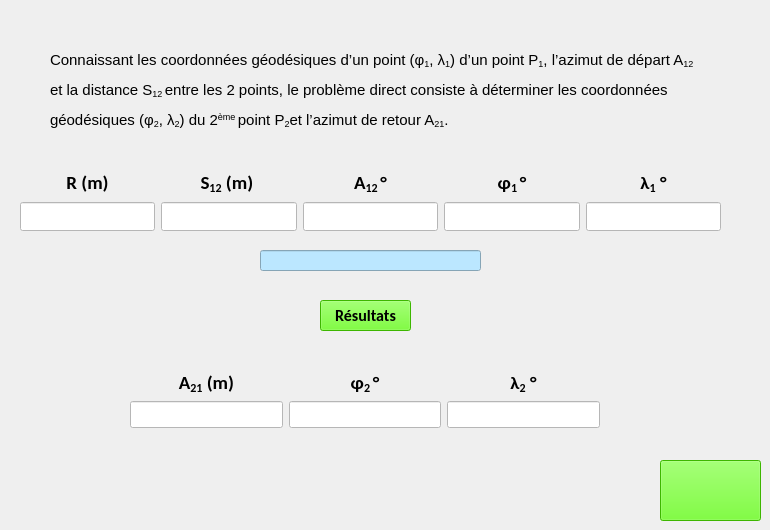
          <widget class="QWidget" name="tab_5_1">
           <attribute name="title">
            <string>Résolution du problème direct</string>
           </attribute>
           <widget class="QPushButton" name="PB_hp7">
            <property name="geometry">
             <rect>
              <x>660</x>
              <y>460</y>
              <width>101</width>
              <height>61</height>
             </rect>
            </property>
            <property name="font">
             <font>
              <weight>75</weight>
              <bold>true</bold>
             </font>
            </property>
            <property name="styleSheet">
             <string notr="true">background-color:rgb(85, 255, 0)</string>
            </property>
            <property name="text">
             <string/>
            </property>
            <property name="icon">
             <iconset>
              <normaloff>pictures/78-781325_next-button-clipart-panah-purple-next-button-png.png</normaloff>pictures/78-781325_next-button-clipart-panah-purple-next-button-png.png</iconset>
            </property>
            <property name="iconSize">
             <size>
              <width>50</width>
              <height>50</height>
             </size>
            </property>
           </widget>
           <widget class="QLabel" name="label_121">
            <property name="geometry">
             <rect>
              <x>50</x>
              <y>40</y>
              <width>651</width>
              <height>101</height>
             </rect>
            </property>
            <property name="font">
             <font>
              <family>MS Shell Dlg 2</family>
              <pointsize>11</pointsize>
              <weight>50</weight>
              <italic>false</italic>
              <bold>false</bold>
             </font>
            </property>
            <property name="styleSheet">
             <string notr="true">font: 11pt &quot;MS Shell Dlg 2&quot;;</string>
            </property>
            <property name="text">
             <string>&lt;html&gt;&lt;head/&gt;&lt;body&gt;&lt;p&gt;&lt;span style=&quot; color:#000000;&quot;&gt;Connaissant les coordonnées géodésiques d’un point (φ&lt;/span&gt;&lt;span style=&quot; color:#000000; vertical-align:sub;&quot;&gt;1&lt;/span&gt;&lt;span style=&quot; color:#000000;&quot;&gt;, λ&lt;/span&gt;&lt;span style=&quot; color:#000000; vertical-align:sub;&quot;&gt;1&lt;/span&gt;&lt;span style=&quot; color:#000000;&quot;&gt;) d’un point P&lt;/span&gt;&lt;span style=&quot; color:#000000; vertical-align:sub;&quot;&gt;1&lt;/span&gt;&lt;span style=&quot; color:#000000;&quot;&gt;, l’azimut de départ A&lt;/span&gt;&lt;span style=&quot; color:#000000; vertical-align:sub;&quot;&gt;12 &lt;/span&gt;&lt;/p&gt;&lt;p&gt;&lt;span style=&quot; color:#000000;&quot;&gt;et la distance S&lt;/span&gt;&lt;span style=&quot; color:#000000; vertical-align:sub;&quot;&gt;12 &lt;/span&gt;&lt;span style=&quot; color:#000000;&quot;&gt;entre les 2 points, le problème direct consiste à déterminer les coordonnées&lt;/span&gt;&lt;/p&gt;&lt;p&gt;&lt;span style=&quot; color:#000000;&quot;&gt;géodésiques (φ&lt;/span&gt;&lt;span style=&quot; color:#000000; vertical-align:sub;&quot;&gt;2&lt;/span&gt;&lt;span style=&quot; color:#000000;&quot;&gt;, λ&lt;/span&gt;&lt;span style=&quot; color:#000000; vertical-align:sub;&quot;&gt;2&lt;/span&gt;&lt;span style=&quot; color:#000000;&quot;&gt;) du 2&lt;/span&gt;&lt;span style=&quot; color:#000000; vertical-align:super;&quot;&gt;ème &lt;/span&gt;&lt;span style=&quot; color:#000000;&quot;&gt;point P&lt;/span&gt;&lt;span style=&quot; color:#000000; vertical-align:sub;&quot;&gt;2&lt;/span&gt;&lt;span style=&quot; color:#000000;&quot;&gt;et l’azimut de retour A&lt;/span&gt;&lt;span style=&quot; color:#000000; vertical-align:sub;&quot;&gt;21&lt;/span&gt;&lt;span style=&quot; color:#000000;&quot;&gt;. &lt;/span&gt;&lt;/p&gt;&lt;/body&gt;&lt;/html&gt;</string>
            </property>
           </widget>
           <widget class="QPushButton" name="PB_probDirect">
            <property name="geometry">
             <rect>
              <x>320</x>
              <y>300</y>
              <width>91</width>
              <height>31</height>
             </rect>
            </property>
            <property name="font">
             <font>
              <family>Calibri</family>
              <pointsize>12</pointsize>
              <weight>75</weight>
              <bold>true</bold>
             </font>
            </property>
            <property name="styleSheet">
             <string notr="true">background-color: rgb(85, 255, 0);</string>
            </property>
            <property name="text">
             <string>Résultats</string>
            </property>
           </widget>
           <widget class="QLineEdit" name="cond9">
            <property name="geometry">
             <rect>
              <x>260</x>
              <y>250</y>
              <width>221</width>
              <height>21</height>
             </rect>
            </property>
            <property name="palette">
             <palette>
              <active>
               <colorrole role="WindowText">
                <brush brushstyle="SolidPattern">
                 <color alpha="255">
                  <red>255</red>
                  <green>0</green>
                  <blue>0</blue>
                 </color>
                </brush>
               </colorrole>
               <colorrole role="Button">
                <brush brushstyle="SolidPattern">
                 <color alpha="255">
                  <red>187</red>
                  <green>231</green>
                  <blue>255</blue>
                 </color>
                </brush>
               </colorrole>
               <colorrole role="Base">
                <brush brushstyle="SolidPattern">
                 <color alpha="255">
                  <red>187</red>
                  <green>231</green>
                  <blue>255</blue>
                 </color>
                </brush>
               </colorrole>
               <colorrole role="Window">
                <brush brushstyle="SolidPattern">
                 <color alpha="255">
                  <red>187</red>
                  <green>231</green>
                  <blue>255</blue>
                 </color>
                </brush>
               </colorrole>
              </active>
              <inactive>
               <colorrole role="WindowText">
                <brush brushstyle="SolidPattern">
                 <color alpha="255">
                  <red>255</red>
                  <green>0</green>
                  <blue>0</blue>
                 </color>
                </brush>
               </colorrole>
               <colorrole role="Button">
                <brush brushstyle="SolidPattern">
                 <color alpha="255">
                  <red>187</red>
                  <green>231</green>
                  <blue>255</blue>
                 </color>
                </brush>
               </colorrole>
               <colorrole role="Base">
                <brush brushstyle="SolidPattern">
                 <color alpha="255">
                  <red>187</red>
                  <green>231</green>
                  <blue>255</blue>
                 </color>
                </brush>
               </colorrole>
               <colorrole role="Window">
                <brush brushstyle="SolidPattern">
                 <color alpha="255">
                  <red>187</red>
                  <green>231</green>
                  <blue>255</blue>
                 </color>
                </brush>
               </colorrole>
              </inactive>
              <disabled>
               <colorrole role="WindowText">
                <brush brushstyle="SolidPattern">
                 <color alpha="255">
                  <red>120</red>
                  <green>120</green>
                  <blue>120</blue>
                 </color>
                </brush>
               </colorrole>
               <colorrole role="Button">
                <brush brushstyle="SolidPattern">
                 <color alpha="255">
                  <red>187</red>
                  <green>231</green>
                  <blue>255</blue>
                 </color>
                </brush>
               </colorrole>
               <colorrole role="Base">
                <brush brushstyle="SolidPattern">
                 <color alpha="255">
                  <red>187</red>
                  <green>231</green>
                  <blue>255</blue>
                 </color>
                </brush>
               </colorrole>
               <colorrole role="Window">
                <brush brushstyle="SolidPattern">
                 <color alpha="255">
                  <red>187</red>
                  <green>231</green>
                  <blue>255</blue>
                 </color>
                </brush>
               </colorrole>
              </disabled>
             </palette>
            </property>
            <property name="styleSheet">
             <string notr="true">border-color: rgb(255, 255, 255);
font: 10pt &quot;MS Shell Dlg 2&quot;;</string>
            </property>
           </widget>
           <widget class="QWidget" name="layoutWidget">
            <property name="geometry">
             <rect>
              <x>20</x>
              <y>170</y>
              <width>701</width>
              <height>61</height>
             </rect>
            </property>
            <layout class="QHBoxLayout" name="horizontalLayout_25">
             <item>
              <layout class="QVBoxLayout" name="verticalLayout_38">
               <item>
                <widget class="QLabel" name="label_122">
                 <property name="font">
                  <font>
                   <family>Calibri</family>
                   <pointsize>12</pointsize>
                   <weight>75</weight>
                   <italic>true</italic>
                   <bold>true</bold>
                  </font>
                 </property>
                 <property name="text">
                  <string>&lt;html&gt;&lt;head/&gt;&lt;body&gt;&lt;p align=&quot;center&quot;&gt;&lt;span style=&quot; font-size:14pt; font-style:normal;&quot;&gt;R (m)&lt;/span&gt;&lt;/p&gt;&lt;/body&gt;&lt;/html&gt;</string>
                 </property>
                </widget>
               </item>
               <item>
                <widget class="QLineEdit" name="R_pd">
                 <property name="font">
                  <font>
                   <family>Calibri</family>
                   <pointsize>12</pointsize>
                   <weight>50</weight>
                   <italic>false</italic>
                   <bold>false</bold>
                  </font>
                 </property>
                 <property name="styleSheet">
                  <string notr="true">background-color: rgb(255, 255, 255);
font: 12pt &quot;Calibri&quot;;</string>
                 </property>
                </widget>
               </item>
              </layout>
             </item>
             <item>
              <layout class="QVBoxLayout" name="verticalLayout_39">
               <item>
                <widget class="QLabel" name="label_123">
                 <property name="font">
                  <font>
                   <family>Calibri</family>
                   <pointsize>12</pointsize>
                   <weight>75</weight>
                   <italic>true</italic>
                   <bold>true</bold>
                  </font>
                 </property>
                 <property name="text">
                  <string>&lt;html&gt;&lt;head/&gt;&lt;body&gt;&lt;p align=&quot;center&quot;&gt;&lt;span style=&quot; font-size:14pt; font-style:normal;&quot;&gt;S&lt;/span&gt;&lt;span style=&quot; font-size:14pt; font-style:normal; vertical-align:sub;&quot;&gt;12&lt;/span&gt;&lt;span style=&quot; font-size:14pt; font-style:normal;&quot;&gt; (m) &lt;/span&gt;&lt;/p&gt;&lt;/body&gt;&lt;/html&gt;</string>
                 </property>
                </widget>
               </item>
               <item>
                <widget class="QLineEdit" name="S_pd">
                 <property name="font">
                  <font>
                   <family>Calibri</family>
                   <pointsize>12</pointsize>
                   <weight>50</weight>
                   <italic>false</italic>
                   <bold>false</bold>
                  </font>
                 </property>
                 <property name="styleSheet">
                  <string notr="true">background-color: rgb(255, 255, 255);
font: 12pt &quot;Calibri&quot;;</string>
                 </property>
                </widget>
               </item>
              </layout>
             </item>
             <item>
              <layout class="QVBoxLayout" name="verticalLayout_40">
               <item>
                <widget class="QLabel" name="label_124">
                 <property name="font">
                  <font>
                   <family>Calibri</family>
                   <pointsize>12</pointsize>
                   <weight>75</weight>
                   <italic>true</italic>
                   <bold>true</bold>
                  </font>
                 </property>
                 <property name="text">
                  <string>&lt;html&gt;&lt;head/&gt;&lt;body&gt;&lt;p align=&quot;center&quot;&gt;&lt;span style=&quot; font-size:14pt; font-style:normal;&quot;&gt;A&lt;/span&gt;&lt;span style=&quot; font-size:14pt; font-style:normal; vertical-align:sub;&quot;&gt;12 &lt;/span&gt;&lt;span style=&quot; font-size:14pt; font-style:normal;&quot;&gt;°&lt;/span&gt;&lt;/p&gt;&lt;/body&gt;&lt;/html&gt;</string>
                 </property>
                </widget>
               </item>
               <item>
                <widget class="QLineEdit" name="A12_pd">
                 <property name="font">
                  <font>
                   <family>Calibri</family>
                   <pointsize>12</pointsize>
                   <weight>50</weight>
                   <italic>false</italic>
                   <bold>false</bold>
                  </font>
                 </property>
                 <property name="styleSheet">
                  <string notr="true">background-color: rgb(255, 255, 255);
font: 12pt &quot;Calibri&quot;;</string>
                 </property>
                </widget>
               </item>
              </layout>
             </item>
             <item>
              <layout class="QVBoxLayout" name="verticalLayout_41">
               <item>
                <widget class="QLabel" name="label_125">
                 <property name="font">
                  <font>
                   <family>Calibri</family>
                   <pointsize>12</pointsize>
                   <weight>75</weight>
                   <italic>true</italic>
                   <bold>true</bold>
                  </font>
                 </property>
                 <property name="text">
                  <string>&lt;html&gt;&lt;head/&gt;&lt;body&gt;&lt;p align=&quot;center&quot;&gt;&lt;span style=&quot; font-size:14pt; font-style:normal;&quot;&gt;φ&lt;/span&gt;&lt;span style=&quot; font-size:14pt; font-style:normal; vertical-align:sub;&quot;&gt;1 &lt;/span&gt;&lt;span style=&quot; font-size:14pt; font-style:normal;&quot;&gt;°&lt;/span&gt;&lt;/p&gt;&lt;/body&gt;&lt;/html&gt;</string>
                 </property>
                </widget>
               </item>
               <item>
                <widget class="QLineEdit" name="phi1_pd">
                 <property name="font">
                  <font>
                   <family>Calibri</family>
                   <pointsize>12</pointsize>
                   <weight>50</weight>
                   <italic>false</italic>
                   <bold>false</bold>
                  </font>
                 </property>
                 <property name="styleSheet">
                  <string notr="true">background-color: rgb(255, 255, 255);
font: 12pt &quot;Calibri&quot;;</string>
                 </property>
                </widget>
               </item>
              </layout>
             </item>
             <item>
              <layout class="QVBoxLayout" name="verticalLayout_42">
               <item>
                <widget class="QLabel" name="label_126">
                 <property name="font">
                  <font>
                   <family>Calibri</family>
                   <pointsize>12</pointsize>
                   <weight>75</weight>
                   <italic>true</italic>
                   <bold>true</bold>
                  </font>
                 </property>
                 <property name="text">
                  <string>&lt;html&gt;&lt;head/&gt;&lt;body&gt;&lt;p align=&quot;center&quot;&gt;&lt;span style=&quot; font-size:14pt; font-style:normal;&quot;&gt;λ&lt;/span&gt;&lt;span style=&quot; font-size:14pt; font-style:normal; vertical-align:sub;&quot;&gt;1&lt;/span&gt;&lt;span style=&quot; font-size:14pt; font-style:normal;&quot;&gt; °&lt;/span&gt;&lt;/p&gt;&lt;/body&gt;&lt;/html&gt;</string>
                 </property>
                </widget>
               </item>
               <item>
                <widget class="QLineEdit" name="lam1_pd">
                 <property name="font">
                  <font>
                   <family>Calibri</family>
                   <pointsize>12</pointsize>
                   <weight>50</weight>
                   <italic>false</italic>
                   <bold>false</bold>
                  </font>
                 </property>
                 <property name="styleSheet">
                  <string notr="true">background-color: rgb(255, 255, 255);
font: 12pt &quot;Calibri&quot;;</string>
                 </property>
                </widget>
               </item>
              </layout>
             </item>
            </layout>
           </widget>
           <widget class="QWidget" name="layoutWidget">
            <property name="geometry">
             <rect>
              <x>130</x>
              <y>370</y>
              <width>470</width>
              <height>58</height>
             </rect>
            </property>
            <layout class="QHBoxLayout" name="horizontalLayout_26">
             <item>
              <layout class="QVBoxLayout" name="verticalLayout_43">
               <item>
                <widget class="QLabel" name="label_127">
                 <property name="font">
                  <font>
                   <family>Calibri</family>
                   <pointsize>12</pointsize>
                   <weight>75</weight>
                   <italic>true</italic>
                   <bold>true</bold>
                  </font>
                 </property>
                 <property name="text">
                  <string>&lt;html&gt;&lt;head/&gt;&lt;body&gt;&lt;p align=&quot;center&quot;&gt;&lt;span style=&quot; font-size:14pt; font-style:normal;&quot;&gt;A&lt;/span&gt;&lt;span style=&quot; font-size:14pt; font-style:normal; vertical-align:sub;&quot;&gt;21&lt;/span&gt;&lt;span style=&quot; font-size:14pt; font-style:normal;&quot;&gt; (m)&lt;/span&gt;&lt;/p&gt;&lt;/body&gt;&lt;/html&gt;</string>
                 </property>
                </widget>
               </item>
               <item>
                <widget class="QLineEdit" name="A21_pd">
                 <property name="enabled">
                  <bool>false</bool>
                 </property>
                 <property name="font">
                  <font>
                   <family>Calibri</family>
                   <pointsize>12</pointsize>
                   <weight>50</weight>
                   <italic>false</italic>
                   <bold>false</bold>
                  </font>
                 </property>
                 <property name="styleSheet">
                  <string notr="true">background-color: rgb(255, 255, 255);
font: 12pt &quot;Calibri&quot;;</string>
                 </property>
                </widget>
               </item>
              </layout>
             </item>
             <item>
              <layout class="QVBoxLayout" name="verticalLayout_44">
               <item>
                <widget class="QLabel" name="label_128">
                 <property name="font">
                  <font>
                   <family>Calibri</family>
                   <pointsize>12</pointsize>
                   <weight>75</weight>
                   <italic>true</italic>
                   <bold>true</bold>
                  </font>
                 </property>
                 <property name="text">
                  <string>&lt;html&gt;&lt;head/&gt;&lt;body&gt;&lt;p align=&quot;center&quot;&gt;&lt;span style=&quot; font-size:14pt; font-style:normal;&quot;&gt;φ&lt;/span&gt;&lt;span style=&quot; font-size:14pt; font-style:normal; vertical-align:sub;&quot;&gt;2 &lt;/span&gt;&lt;span style=&quot; font-size:14pt; font-style:normal;&quot;&gt;°&lt;/span&gt;&lt;/p&gt;&lt;/body&gt;&lt;/html&gt;</string>
                 </property>
                </widget>
               </item>
               <item>
                <widget class="QLineEdit" name="phi2_pd">
                 <property name="enabled">
                  <bool>false</bool>
                 </property>
                 <property name="font">
                  <font>
                   <family>Calibri</family>
                   <pointsize>12</pointsize>
                   <weight>50</weight>
                   <italic>false</italic>
                   <bold>false</bold>
                  </font>
                 </property>
                 <property name="styleSheet">
                  <string notr="true">background-color: rgb(255, 255, 255);
font: 12pt &quot;Calibri&quot;;</string>
                 </property>
                </widget>
               </item>
              </layout>
             </item>
             <item>
              <layout class="QVBoxLayout" name="verticalLayout_45">
               <item>
                <widget class="QLabel" name="label_129">
                 <property name="font">
                  <font>
                   <family>Calibri</family>
                   <pointsize>12</pointsize>
                   <weight>75</weight>
                   <italic>true</italic>
                   <bold>true</bold>
                  </font>
                 </property>
                 <property name="text">
                  <string>&lt;html&gt;&lt;head/&gt;&lt;body&gt;&lt;p align=&quot;center&quot;&gt;&lt;span style=&quot; font-size:14pt; font-style:normal;&quot;&gt;λ&lt;/span&gt;&lt;span style=&quot; font-size:14pt; font-style:normal; vertical-align:sub;&quot;&gt;2&lt;/span&gt;&lt;span style=&quot; font-size:14pt; font-style:normal;&quot;&gt; °&lt;/span&gt;&lt;/p&gt;&lt;/body&gt;&lt;/html&gt;</string>
                 </property>
                </widget>
               </item>
               <item>
                <widget class="QLineEdit" name="lam2_pd">
                 <property name="enabled">
                  <bool>false</bool>
                 </property>
                 <property name="font">
                  <font>
                   <family>Calibri</family>
                   <pointsize>12</pointsize>
                   <weight>50</weight>
                   <italic>false</italic>
                   <bold>false</bold>
                  </font>
                 </property>
                 <property name="styleSheet">
                  <string notr="true">background-color: rgb(255, 255, 255);
font: 12pt &quot;Calibri&quot;;</string>
                 </property>
                </widget>
               </item>
              </layout>
             </item>
            </layout>
           </widget>
          </widget>
